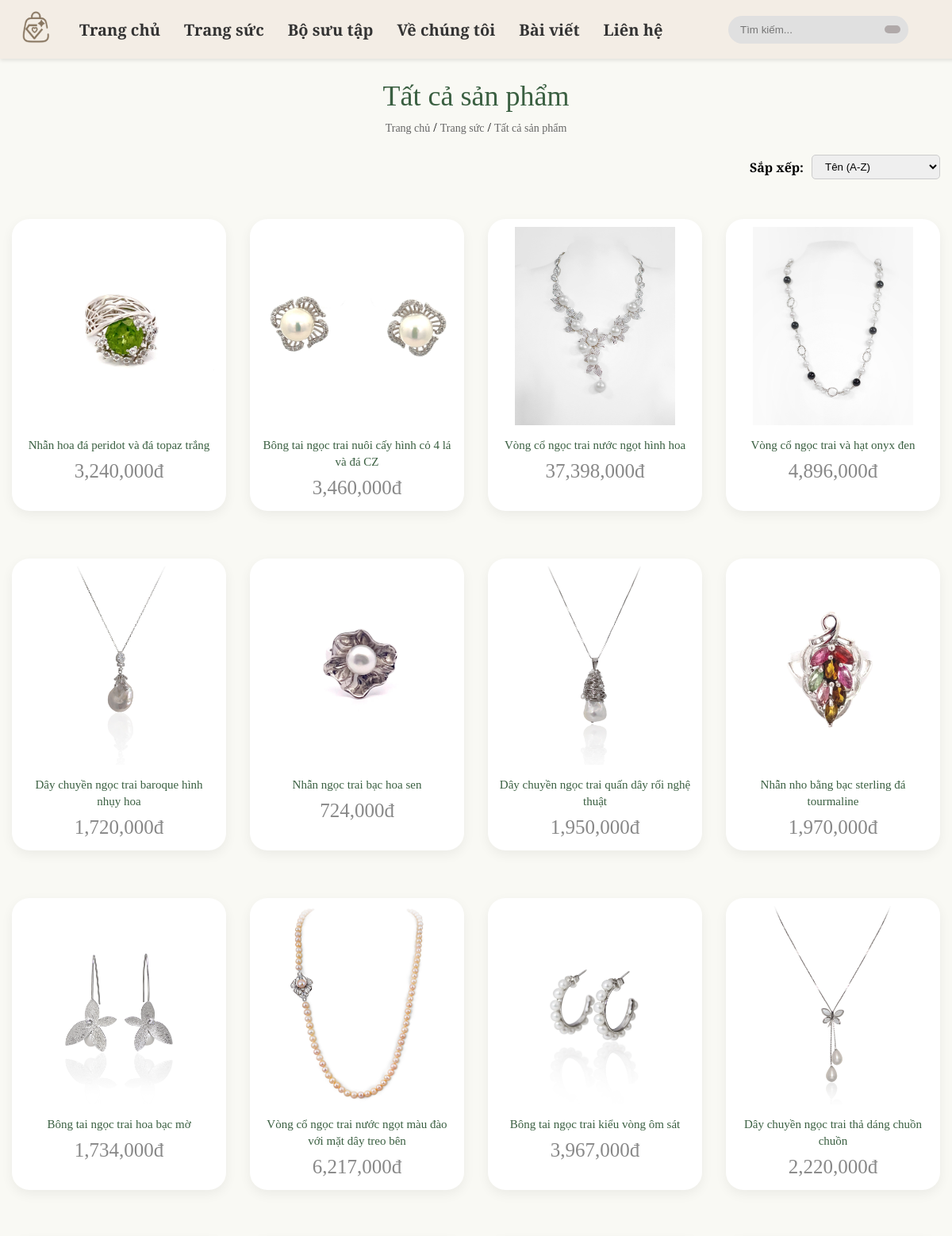
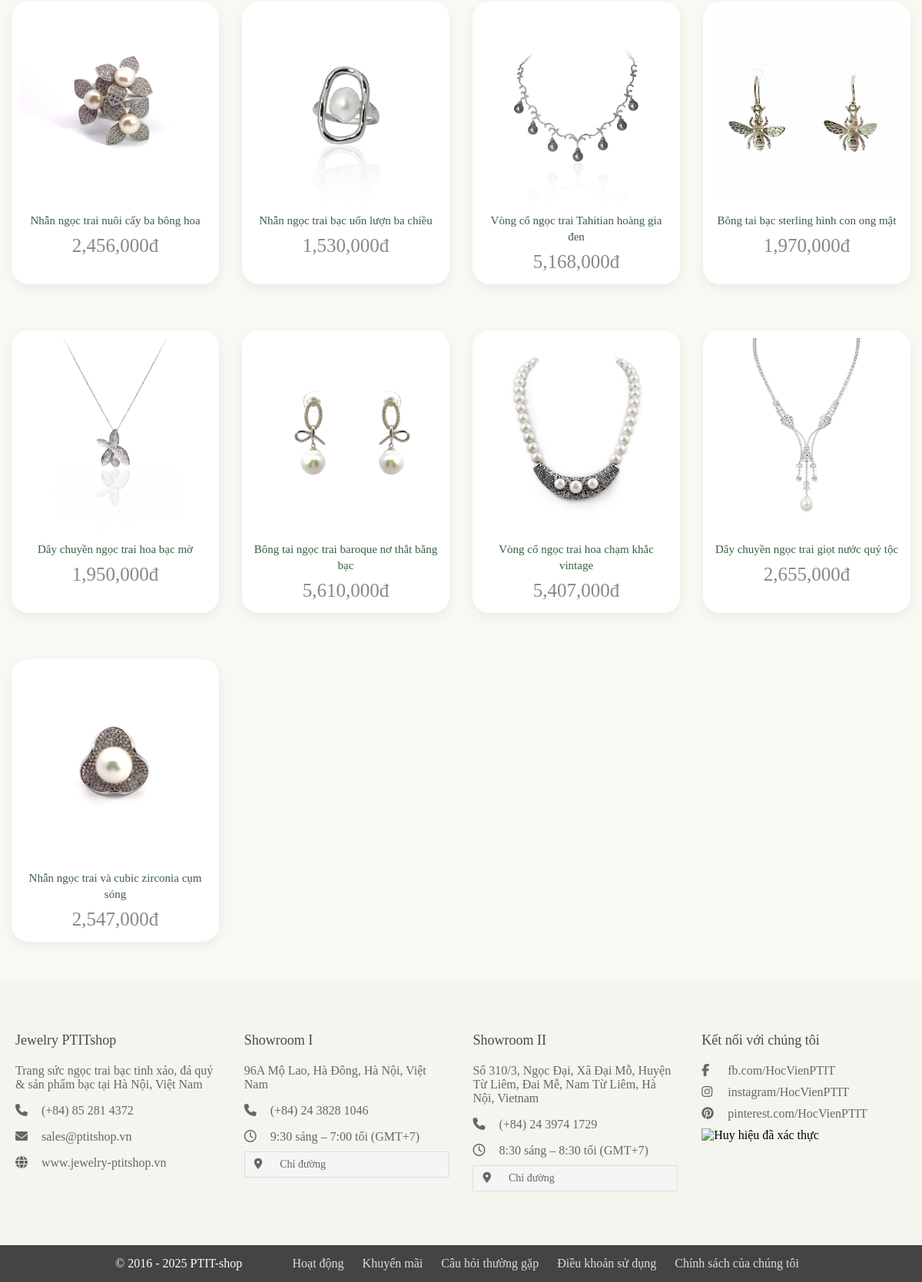
/products.php, run on the app's committed database (2 pictures, top to bottom).
### tables this page shows
CREATE TABLE `products` (
  `id` varchar(20) NOT NULL,
  `vendor_id` varchar(20) NOT NULL,
  `name` varchar(100) NOT NULL,
  `price` int(10) NOT NULL,
  `image` varchar(100) NOT NULL,
  `stock` int(100) NOT NULL,
  `product_detail` varchar(1000) NOT NULL,
  `status` varchar(100) NOT NULL,
  `category` varchar(50) NOT NULL
);

### products.php (the view, shortened to what this page needs)
<?php
    $category = isset($_GET['category']) ? $_GET['category'] : '';
    $category_names = [
        'ring' => 'Nhẫn',
        'bracelet' => 'Vòng tay',
        'necklace' => 'Vòng cổ',
        'chain' => 'Dây chuyền',
        'earring' => 'Khuyên tai',
        'watch' => 'Đồng hồ'
    ];
    $title = isset($category_names[$category]) ? $category_names[$category] : 'Tất cả sản phẩm';
?>
<!DOCTYPE html>
<html lang="vi">
<head>
    <link rel="stylesheet" href="public/assets/css/user_header.css">
    <link rel="stylesheet" href="public/assets/css/styleshomepage.css">
    <link rel="stylesheet" href="public/assets/css/shop.css">
    <link rel="stylesheet" href="https://cdnjs.cloudflare.com/ajax/libs/font-awesome/6.5.1/css/all.min.css">
</head>
<body>
    <?php include "public/assets/components/user_header.php"; ?>
    <div class="container">
        <h1 class="page-title"><?= $title ?></h1>
        <div class="breadcrumb">
            <a href="home.php">Trang chủ</a> / <a href="shop.php">Trang sức</a> / <a href="#"><?= $title ?></a>
        </div>
        <div class="filter-sort" style="display: flex; justify-content: flex-end; margin-bottom: 20px;">
            <label for="sort-select" style="margin-right: 10px; font-weight: bold;">Sắp xếp:</label>
            <select id="sort-select" style="padding: 6px 12px; border-radius: 5px; border: 1px solid #ccc;">
                <option value="az">Tên (A-Z)</option>
            </select>
        </div>
        <div class="product-grid">
            <?php
                if ($category) {
                    $select_products = $conn->prepare("SELECT * FROM `products` WHERE status = ? AND category = ?");
                    $select_products->execute(['active', $category]);
                } else {
                    $select_products = $conn->prepare("SELECT * FROM `products` WHERE status = ?");
                    $select_products->execute(['active']);
                }
                if ($select_products->rowCount() > 0) {
                    while($fetch_products = $select_products->fetch(PDO::FETCH_ASSOC)) {
            ?>
            <div class="product-item">
                <div class="product-image">
                    <img src="public/assets/uploaded_files/<?= $fetch_products['image']; ?>" alt="<?= $fetch_products['name']; ?>">
                </div>
                <h3 class="product-title"><?= $fetch_products['name']; ?></h3>
                <div class="product-price" style="font-size: 25px;"><?= number_format($fetch_products['price']); ?>đ</div>
            </div>
            <?php
                    }
                } else {
                    echo '<div class="empty">
                            <h1>Không có sản phẩm thuộc loại này!</h1>
                        </div>';
                }
            ?>
        </div>
    </div>
    <?php include "public/assets/components/user_footer.php"; ?>
</body>
</html>

### public/assets/css/user_header.css (style rules this page uses)
body { font-family: "Cormorant Upright", serif; margin: 0; padding: 0; background-color: #f9f9f4; }

### public/assets/css/styleshomepage.css (style rules this page uses)
a { text-decoration: none; }
.container { max-width: 1200px; margin: 0 auto; padding: 20px; }
h1, h2, h3 { color: #4a4a4a; font-weight: normal; }
h1 { font-size: 36px; margin-bottom: 20px; }
.product-image { position: relative; overflow: hidden; margin-bottom: 10px; }
.product-image img { width: 100%; height: auto; transition: transform 0.3s ease; }

### public/assets/css/shop.css (style rules this page uses)
.page-title { text-align: center; color: #3A5F41; font-size: 36px; margin: 30px 0 10px; font-weight: normal; }
.breadcrumb { text-align: center; margin-bottom: 25px; }
.breadcrumb a { color: #666; text-decoration: none; font-size: 14px; }
.container { max-width: 1200px; margin: 0 auto; padding: 0 15px; margin-top: 100px; }
.filter-sort { display: flex; justify-content: space-between; align-items: center; margin-bottom: 30px; }
.product-grid { display: grid; grid-template-columns: repeat(4, 1fr); gap: 30px; margin-bottom: 50px; }
.product-item { position: relative; overflow: hidden; text-align: center; display: flex; flex-direction: column; align-items: center; padding-top: 10px; border-radius: 22px; background: #fff; box-shadow: 0 5px 15px rgba(0,0,0,0.06); transition: box-shadow 0.3s, transform 0.3s; margin-top: 30px; }
.product-image { position: relative; overflow: hidden; width: 100%; height: 250px; display: flex; justify-content: center; align-items: center; margin-bottom: 15px; }
.product-image img { max-width: 100%; max-height: 100%; object-fit: contain; }
.product-title { font-size: 15px; margin: 0; color: #3A5F41; line-height: 1.4; max-width: 90%; font-weight: normal; }
.product-price { color: #888; margin-top: 8px; font-size: 25px; margin-bottom: 15px; }

### data on the page
products: image (picture), name "Nhẫn hoa đá peridot và đá topaz trắng", price "3,240,000"
products: image (picture), name "Bông tai ngọc trai nuôi cấy hình cỏ 4 lá và đá CZ", price "3,460,000"
products: image (picture), name "Vòng cổ ngọc trai nước ngọt hình hoa", price "37,398,000"
products: image (picture), name "Vòng cổ ngọc trai và hạt onyx đen", price "4,896,000"
products: image (picture), name "Dây chuyền ngọc trai baroque hình nhụy hoa", price "1,720,000"
products: image (picture), name "Nhẫn ngọc trai bạc hoa sen", price "724,000"
products: image (picture), name "Dây chuyền ngọc trai quấn dây rối nghệ thuật", price "1,950,000"
products: image (picture), name "Nhẫn nho bằng bạc sterling đá tourmaline", price "1,970,000"
products: image (picture), name "Bông tai ngọc trai hoa bạc mờ", price "1,734,000"
products: image (picture), name "Vòng cổ ngọc trai nước ngọt màu đào với mặt dây treo bên", price "6,217,000"
products: image (picture), name "Bông tai ngọc trai kiểu vòng ôm sát", price "3,967,000"
products: image (picture), name "Dây chuyền ngọc trai thả dáng chuồn chuồn", price "2,220,000"
products: image (picture), name "Nhẫn ngọc trai nuôi cấy ba bông hoa", price "2,456,000"
products: image (picture), name "Nhẫn ngọc trai bạc uốn lượn ba chiều", price "1,530,000"
products: image (picture), name "Vòng cổ ngọc trai Tahitian hoàng gia đen", price "5,168,000"
products: image (picture), name "Bông tai bạc sterling hình con ong mật", price "1,970,000"
products: image (picture), name "Dây chuyền ngọc trai hoa bạc mờ", price "1,950,000"
products: image (picture), name "Bông tai ngọc trai baroque nơ thắt bằng bạc", price "5,610,000"
products: image (picture), name "Vòng cổ ngọc trai hoa chạm khắc vintage", price "5,407,000"
products: image (picture), name "Dây chuyền ngọc trai giọt nước quý tộc", price "2,655,000"
products: image (picture), name "Nhẫn ngọc trai và cubic zirconia cụm sóng", price "2,547,000"

### other printed values
$title "Tất cả sản phẩm"
